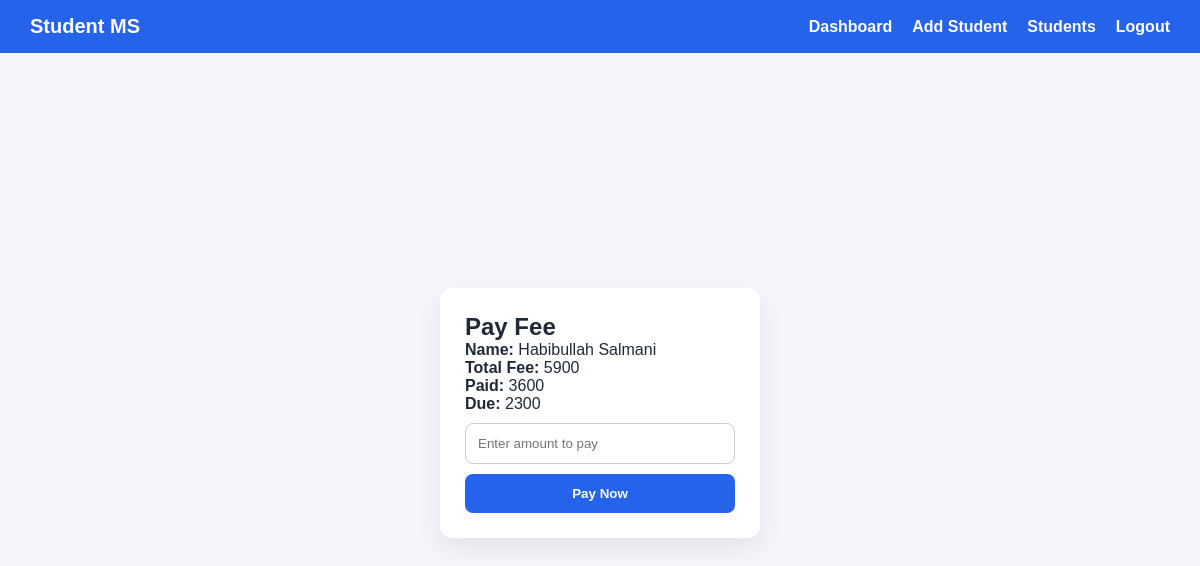
Before: /pay-fee/1 (signed in) with the older database file.
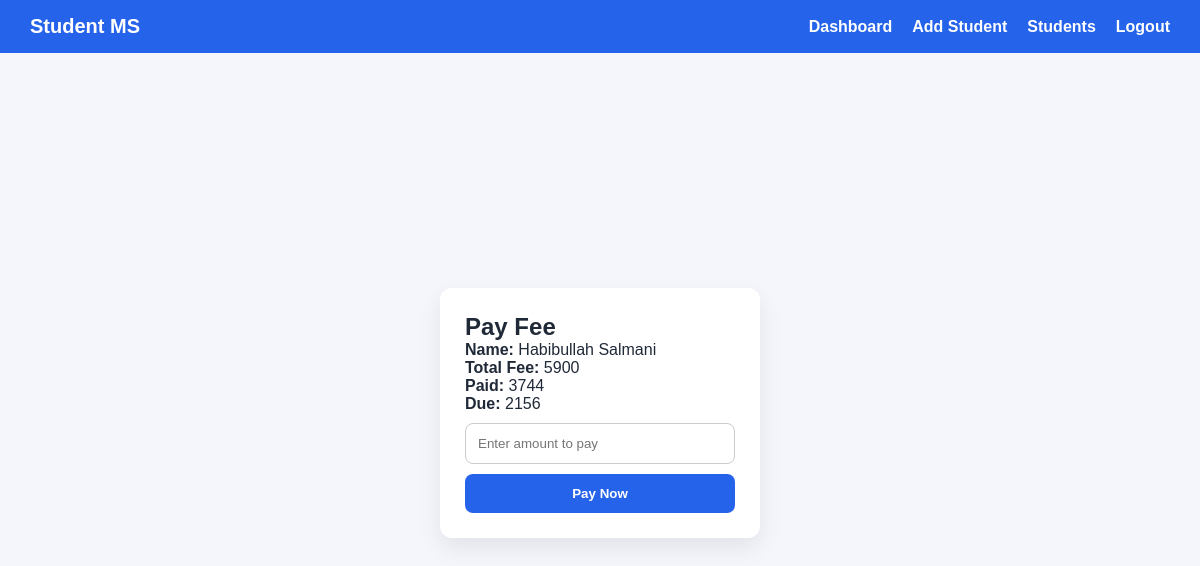
After: the same page with the newer database file.
### tables this page shows
CREATE TABLE students (
            id INTEGER PRIMARY KEY AUTOINCREMENT,
            name TEXT,
            roll TEXT,
            class_name TEXT,
            phone TEXT,
            total_fee INTEGER,
            paid_fee INTEGER
        );

### app.py (the view, shortened to what this page needs)
@app.route("/pay-fee/<int:id>", methods=["GET", "POST"])
def pay_fee(id):
    if "admin" not in session:
        return redirect(url_for("login"))
    conn = get_db()
    student = conn.execute(
        "SELECT * FROM students WHERE id=?",
        (id,)
    ).fetchone()
    conn.close()
    return render_template("pay_fee.html", student=student)

### app.py (called while the page is built)
def get_db():
    conn = sqlite3.connect("database.db")
    conn.row_factory = sqlite3.Row
    return conn

### templates/pay_fee.html (shortened to what this page needs)
<!DOCTYPE html>
<html>
<head>
  <link rel="stylesheet" href="/static/style.css">
</head>
<body>
{% include "navbar.html" %}
<div class="center">
  <div class="card">
    <h2>Pay Fee</h2>
    <p><b>Name:</b> {{ student.name }}</p>
    <p><b>Total Fee:</b> {{ student.total_fee }}</p>
    <p><b>Paid:</b> {{ student.paid_fee }}</p>
    <p><b>Due:</b> {{ student.total_fee - student.paid_fee }}</p>
    <form method="POST">
      <input type="number" name="amount"
             placeholder="Enter amount to pay"
             max="{{ student.total_fee - student.paid_fee }}"
             required>
      <button type="submit">Pay Now</button>
    </form>
  </div>
</div>
</body>
</html>

Changed rows visible on the page:
changed students "Habibullah Salmani": paid_fee "3600" → "3744"; student.total_fee-student.paid_fee "2300" → "2156"
